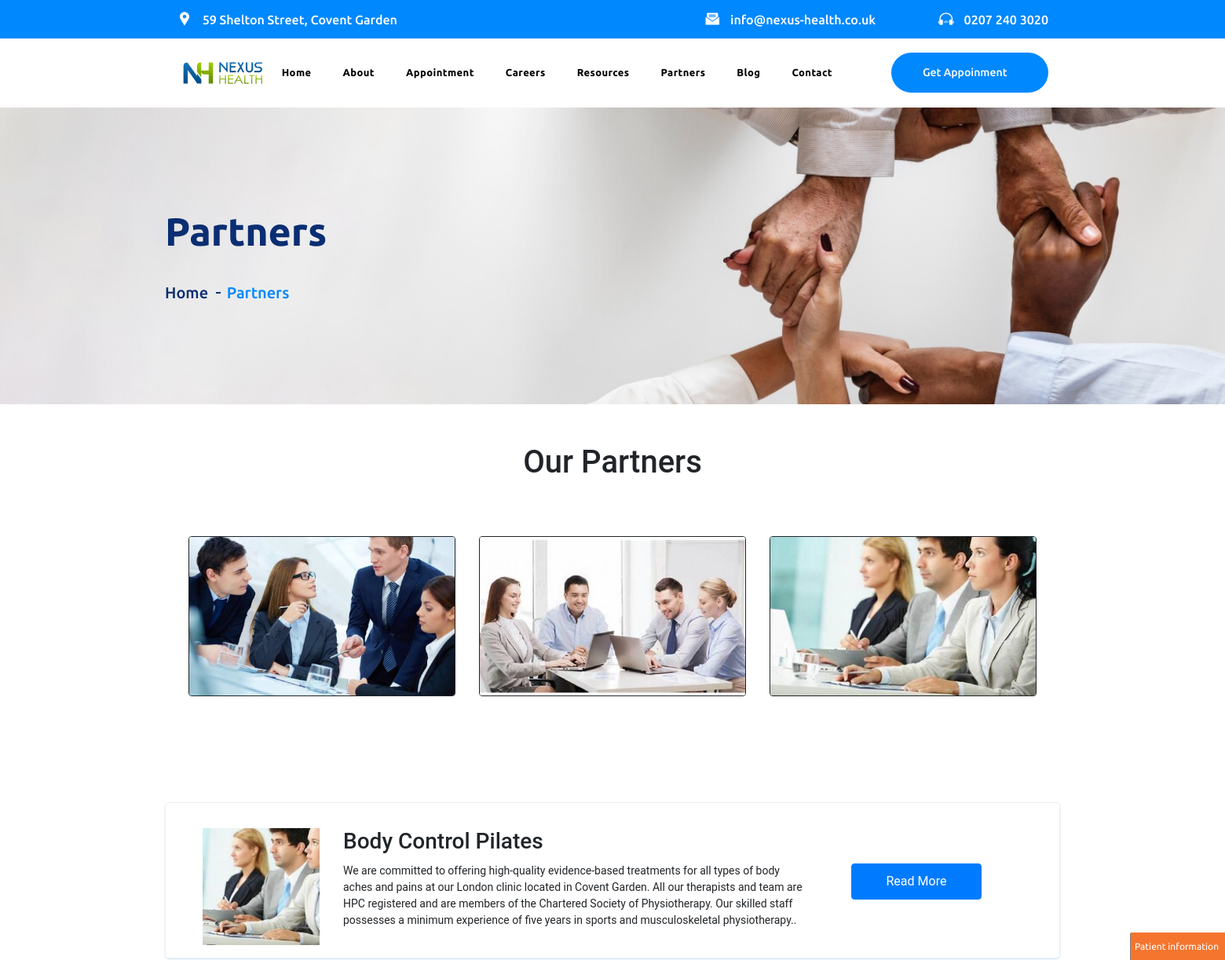
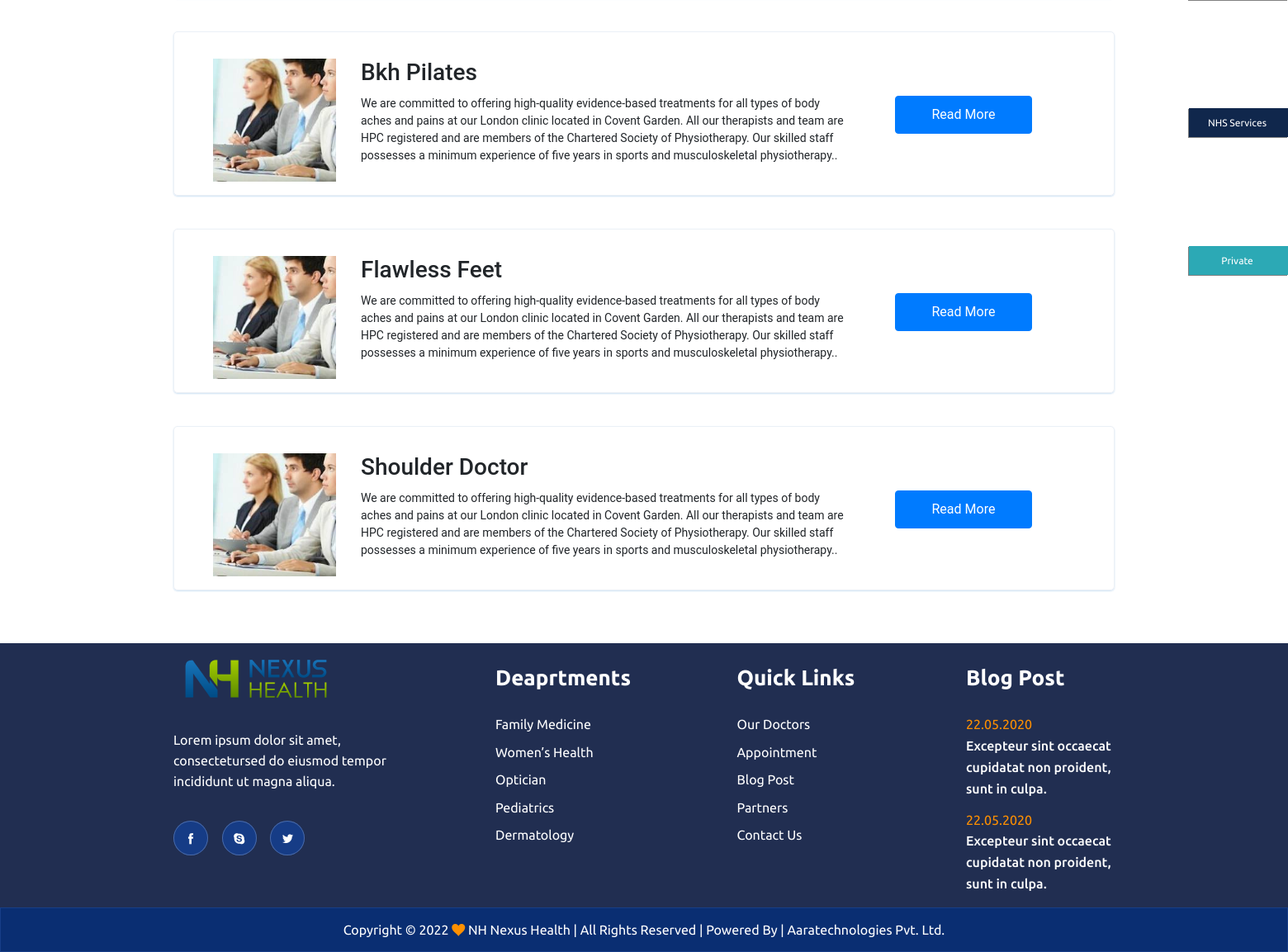
Screenshot of /partners with the database file from the repository (2 pictures, top to bottom).
### nexus_health/models.py (models this page shows, shortened)
class Partners_Page(models.Model):
    page_name = models.CharField(max_length=200)
    header_image=models.ImageField(upload_to='Header/Partners_Page_Img')

class Our_Partners_Img(models.Model):
    partners_page=models.ForeignKey(Partners_Page,on_delete=models.CASCADE)
    partners_image=models.ImageField(upload_to='Header/Our_Partners_Img')

class Our_Partners(models.Model):
    partners_page=models.ForeignKey(Partners_Page,on_delete=models.CASCADE)
    image=models.ImageField(upload_to='Header/Our_Partners')
    title =models.CharField(max_length=200)
    paragraph = RichTextField()
    link = models.CharField(max_length=200)

### nexus_health/views.py (the view)
# urls.py: path('partners', views.partners, name='partners'),
def partners(request):
    partners_page = Partners_Page.objects.all()
    our_partners_img = Our_Partners_Img.objects.all()
    our_partners = Our_Partners.objects.all()
    context={
            'partners_page':partners_page,
            'our_partners_img':our_partners_img,
            'our_partners': our_partners
    }
    return render(request,'pages/partners.html',context)

### nexus_health/templates/pages/partners.html
{% extends 'base.html' %}
{% load static %}
{% block content %}
<main class="site-content">
    {% for i in partners_page %}
    <div class="page_header" style="background-image: url('{{i.header_image.url}}')">
    <div class="page_header5 d-flex align-items-center">
        <div class="container">
            <section>
                <h2>Partners</h2>
                <div class="breadcrumbs">
                    <a href="{% url 'home'%}">Home</a>
                    <span>Partners</span>
                </div>
            </section>
        </div>
    </div>
</div>
{% endfor %}
    <div class="heading text-centert">
         <h1 class="textheadingsize">Our Partners</h1>
    </div>
    <div class="about-section">
        <div class="container">
           <div class="text-center">
                    <div class="row">
                        {% for i in our_partners_img %}
                        <div class="col-md-4">
                            <img src="{{i.partners_image.url}}" class="rounded">
                        </div>
                        {% endfor %}
                    </div>
                </div>
        </div>
    </div>
      <div class="mission-vission">
            <div class="container">
         <div class="container-fluid stat-container orange">
            {% for i in our_partners %}
                <div class="row textcolorrow">
                    <div class="col-md-2 imgpartner">
                         <img src="{{i.image.url}}" alt="Site Logo">
                    </div>
                    <div class="col-md-7">
                        <h3 class="toppadding">{{i.title}}</h3>
                        <span>{{i.paragraph}}</span>
                    </div>
                    <div class="col-md-3">
                        <a href="{{i.link}}" target="_blank"><button class="btn btn-primary row">Read More</button></a>
                    </div>
                </div>
                {% endfor %}
          </div>
                </div>
        </div>
    <br>
</main>
{% endblock %}

### nexus_health/templates/base.html (shortened to what this page needs)
{% load static %}
<!DOCTYPE html>
<html lang="zxx">
<head>
<link rel="stylesheet" href="https://cdnjs.cloudflare.com/ajax/libs/font-awesome/4.7.0/css/font-awesome.min.css">
<link href="{% static 'css/bootstrap.min.css' %}" rel="stylesheet" />
<link href="{% static 'css/flaticon.css' %}" rel="stylesheet" />
<link href="{% static 'css/icofont.min.css' %}" rel="stylesheet" />
<link href="{% static 'css/animate.css' %}" rel="stylesheet" />
<link href="{% static 'css/owl.carousel.css' %}" rel="stylesheet" />
<link href="{% static 'css/hamburgers.min.css' %}" rel="stylesheet" />
<link href="{% static 'css/style.css' %}" rel="stylesheet" />
<link href="{% static 'css/responsive.css' %}" rel="stylesheet />
</head>
<body>
<div class="page-wrapper">
    <header>
        <div class="topbar d-none d-md-block">
            <div class="container-xl">
                <div class="row justify-content-between align-items-center">
                    <div class="col-sm-5">
                        <p class="topbar-info">
                            <i class="icofont-google-map"></i>
                            <span>59 Shelton Street, Covent Garden</span>
                        </p>
                    </div>
                    <div class="col-sm-7 text-right">
                        <p class="topbar-info">
                            <i class="icofont-envelope-open"></i>
                            <span>info@nexus-health.co.uk</span>
                        </p>
                        <p class="topbar-info">
                            <i class="icofont-headphone-alt-1"></i>
                            <span>0207 240 3020</span>
                        </p>
                    </div>
                </div>
            </div>
        </div>
        <nav class="navbar navbar-expand-lg main-nav sticky">
            <div class="container-xl px-15 px-lg-0">
                <a class="navbar-brand" href="{% url 'home'%}">
                    <img src="{% static 'img/logo.png' %}" alt="Site Logo">
                </a>
                <div class="collapse navbar-collapse" id="main_menu">
                    <ul class="navbar-nav ml-auto">
                        <li >
                            <a href="{% url 'home'%}">Home</a>
                        </li>
                        <li>
                            <a href="{% url 'about_us'%}">About</a>
                        </li>
                        <li>
                        <a href="{% url 'appointment'%}">Appointment</a>
                        </li>
                        <li>
                        <a href="{% url 'careers'%}">Careers</a>
                        </li>
                        <li>
                        <a href="{% url 'resources'%}">Resources</a>
                        </li>
                        <li>
                            <a href="{% url 'partners'%}">Partners</a>
                        </li>
                        <li>
                            <a href="{% url 'blog'%}">Blog</a>
                        </li>
                        <li>
                            <a href="{% url 'contact'%}">Contact</a>
                        </li>
                    </ul>
                    <span class="navbar-text">
                        <a href="{% url 'appointment'%}" class="theme-btn">Get Appoinment</a>
                    </span>
                </div>
            </div>
        </nav>
    </header>
    <main>
        {% block content %}
          {% endblock %}
    </main>
    <div class="container-xl px-15 px-lg-0 custm_block">
        <div class="col-md-4"><a href="{% url 'patientinformation'%}"><button type="button" class="patient">Patient information</button></a></div>
        <div class="col-md-4"><a href="{% url 'working_with_nhs'%}"><button type="button" class="nhsservices">NHS Services</button></div>
        <div class="col-md-4"><a href="{% url 'occupational_health'%}"><button type="button" class="occupational">Private</button></a></div>
    </div>
    <footer>
        <div class="footer-lg">
            <div class="container">
                <div class="row justify-content-lg-between">
                    <div class="col-lg-3 col-md-6">
                        <div class="footer-col">
                            <a href="#">
                                <img src="{% static 'img/logo-2.png' %}" alt="Footer logo" />
                            </a>
                            <p>Lorem ipsum dolor sit amet, consectetursed do eiusmod tempor incididunt ut magna aliqua.</p>
                            <div class="footer-social">
                                <a href="#">
                                    <i class="icofont-facebook"></i>
                                </a>
                                <a href="#">
                                    <i class="icofont-skype"></i>
                                </a>
                                <a href="#">
                                    <i class="icofont-twitter"></i>
                                </a>
                            </div>
                        </div>
                    </div>
                    <div class="col-xl-2 col-lg-3 col-sm-6">
                        <div class="footer-col">
                            <h2 class="footer-title">Deaprtments</h2>
                            <ul>
                                <li><a href="#">Family Medicine</a></li>
                                <li><a href="#">Women’s Health</a></li>
                                <li><a href="#">Optician</a></li>
                                <li><a href="#">Pediatrics</a></li>
                                <li><a href="#">Dermatology</a></li>
                            </ul>
                        </div>
                    </div>
                    <div class="col-xl-2 col-lg-3 col-sm-6">
                        <div class="footer-col">
                            <h2 class="footer-title">Quick Links</h2>
                            <ul>
                                <li><a href="#">Our Doctors</a></li>
                                <li><a href="{% url 'appointment'%}">Appointment</a></li>
                                <li><a href="{% url 'blog'%}">Blog Post</a></li>
                                <li><a href="{% url 'partners'%}">Partners</a></li>
                                <li><a href="{% url 'contact'%}">Contact Us</a></li>
                            </ul>
                        </div>
                    </div>
                    <div class="col-xl-2 col-lg-3 col-md-6 pl-xl-0">
                        <div class="footer-col">
                            <h2 class="footer-title">Blog Post</h2>
                            <div class="blog-footer">
                                <span class="the_date">22.05.2020</span>
                                <h3>
                                    <a href="#">Excepteur sint occaecat cupidatat non proident, sunt in culpa.</a>
                                </h3>
                            </div>
                            <div class="blog-footer">
                                <span class="the_date">22.05.2020</span>
                                <h3>
                                    <a href="#">Excepteur sint occaecat cupidatat non proident, sunt in culpa.</a>
                                </h3>
                            </div>
                        </div>
                    </div>
                </div>
            </div>
        </div>
        <div class="footer-bottom">
            <p>Copyright © 2022 <i class="icofont-heart-alt"></i> NH Nexus Health | All Rights Reserved | Powered By | Aaratechnologies Pvt. Ltd.</p>
        </div>
    </footer>
</body>
</html>

### nexus_health/static/css/responsive.css (style rules this page uses)
@media (min-width: 1200px) { .container { max-width: 1170px; } }

### rows the page displays
Partners_Page: header_image (picture)
Our_Partners_Img: partners_image (picture)
Our_Partners_Img: partners_image (picture)
Our_Partners_Img: partners_image (picture)
Our_Partners: image (picture), title "Body Control Pilates", paragraph "We are committed to offering high-quality evidence-based treatments for all types of body aches and pains at our London clinic located in Covent Garden. All our therapists and team are HPC registered and are members of the Chartered Society of Physiotherapy. Our skilled staff possesses a minimum experience of five years in sports and musculoskeletal physiotherapy.."
Our_Partners: image (picture), title "Bkh Pilates", paragraph "We are committed to offering high-quality evidence-based treatments for all types of body aches and pains at our London clinic located in Covent Garden. All our therapists and team are HPC registered and are members of the Chartered Society of Physiotherapy. Our skilled staff possesses a minimum experience of five years in sports and musculoskeletal physiotherapy.."
Our_Partners: image (picture), title "Flawless Feet", paragraph "We are committed to offering high-quality evidence-based treatments for all types of body aches and pains at our London clinic located in Covent Garden. All our therapists and team are HPC registered and are members of the Chartered Society of Physiotherapy. Our skilled staff possesses a minimum experience of five years in sports and musculoskeletal physiotherapy.."
Our_Partners: image (picture), title "Shoulder Doctor", paragraph "We are committed to offering high-quality evidence-based treatments for all types of body aches and pains at our London clinic located in Covent Garden. All our therapists and team are HPC registered and are members of the Chartered Society of Physiotherapy. Our skilled staff possesses a minimum experience of five years in sports and musculoskeletal physiotherapy.."
